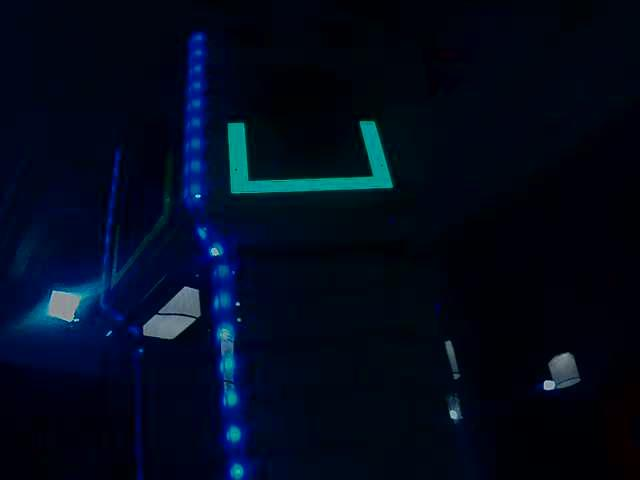
#> input picture vision/images/15.jpg, 640 x 480 px
$ jupyter execute 'Masking the Target.ipynb'   (shell and % lines are left out)
#> lines starting #> are read from the running program, lines starting #| are printed output that depends on the picture; after the words box and inside, x2 and y2 are one past the last pixel; in counts of white or black regions, pixels touching at a corner belong together
# Masking the Target
Let's experiment with several ways to isolate, or mask, the target in a sample image.

[cell 1]
import cv2
from matplotlib import pyplot as plt
import numpy as np
plt.rcParams['image.cmap'] = 'gray'

We use OpenCV to open the file and load into a `numpy` array. OpenCV loads the array with pixels in BGR order so we need to convert to RGB for displaying using `matplotlib`.

## The Original Image

[cell 2]
bgr_image = cv2.imread("images/15.jpg")
#> bgr_image is the input picture: shape (480, 640, 3); mean B, G, R 28.2, 10.3, 1.9
plt.imshow(cv2.cvtColor(bgr_image, cv2.COLOR_BGR2RGB))
plt.show()

## Simple Grayscale Thresholding
A simple technique to obtaining a mask of our target is to use the [`cv2.threshold`](http://docs.opencv.org/2.4/modules/imgproc/doc/miscellaneous_transformations.html#threshold) function. This OpenCV [thresholding tutorial](http://docs.opencv.org/2.4/doc/tutorials/imgproc/threshold/threshold.html) has more information about how thresholding works.
The threshold function expects one channel of data so we'll convert our three-channel color BGR image to grayscale using [`cv2.cvtColor`](http://docs.opencv.org/2.4/modules/imgproc/doc/miscellaneous_transformations.html#cvtcolor). We also apply [`cv2.GaussianBlur`](http://docs.opencv.org/2.4.13/modules/imgproc/doc/filtering.html?#gaussianblur) to reduce some of the high-frequency noise we are not interested in.

[cell 3]
# convert to grayscale and apply blur
grayscale_image = cv2.cvtColor(bgr_image, cv2.COLOR_BGR2GRAY)
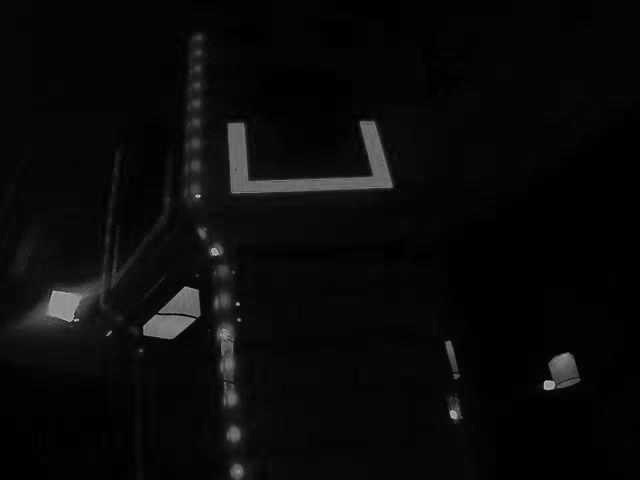
#> grayscale_image: shape (480, 640); min 0, max 213, mean 9.8
grayscale_blurred_image = cv2.GaussianBlur(grayscale_image, (5, 5), 0)
plt.imshow(grayscale_blurred_image)
plt.show()

Applying simple thresholding requires us to select the threshold value, `T`, manually. All pixel values less than `T` in our grayscale image are set to 0 and all pixels greater than `T` are set to 255.

[cell 4]
T = 99
(T, bw_thresholded_image) = cv2.threshold(grayscale_blurred_image, T, 255, cv2.THRESH_BINARY)
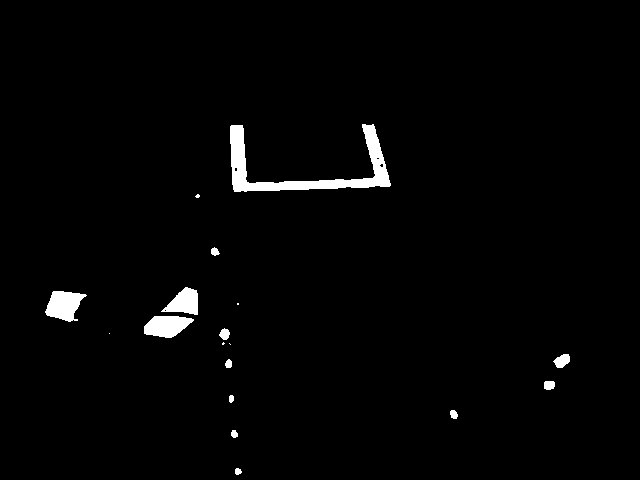
#> bw_thresholded_image: shape (480, 640); 1.9% white; 18 white regions (5 under 20 px), largest, box (x1, y1, x2, y2) and area: (230, 124, 391, 192) 2888, (45, 291, 87, 322) 838, (144, 316, 194, 338) 788
#> T = 99
plt.imshow(bw_thresholded_image)
plt.show()

## BGR Color Range Selection
The simple grayscale threshold operation produced a decent result but we still have some large masked areas from the high-intensity pixels in some of the background lights in the original image. Let's see if we can do better by using the color information present in the original image.

We know that the target is reflecting a green light from the target so we'll select all pixels that fall within a color range for our target mask.

A repeatable method for getting a good BGR color range requires us to look at each channel. We sampled the target color using Photoshop and got the RGB values below. We'll create a standard deviation range around each of the average (mean) channel value of our sampled target color.

<table>
<tr><th>Blue</th><th>Green</th><th>Red</th></tr>
<tr>
<td></td>
<td></td>
<td></td>
</tr>
<tr>
<td>Mean: 141<br/>Std Dev: 15</td>
<td>Mean: 145<br/>Std Dev: 15</td>
<td>Mean: 8<br/>Std Dev: 17</td>
</tr>
</table>

[cell 5]
num_std_dev = 3
bgr_target_color = (141, 145, 8)
bgr_target_lower = (141 - num_std_dev*15, 144 - num_std_dev*15, 0)
bgr_target_upper = (141 + num_std_dev*15, 145 + num_std_dev*15, 8 + num_std_dev*17)

plt.subplot(1, 3, 1)
plt.imshow(cv2.cvtColor(np.uint8([[bgr_target_lower]*100]*100), cv2.COLOR_BGR2RGB))
plt.subplot(1, 3, 2)
plt.imshow(cv2.cvtColor(np.uint8([[bgr_target_color]*100]*100), cv2.COLOR_BGR2RGB))
plt.subplot(1, 3, 3)
plt.imshow(cv2.cvtColor(np.uint8([[bgr_target_upper]*100]*100), cv2.COLOR_BGR2RGB))
plt.show()
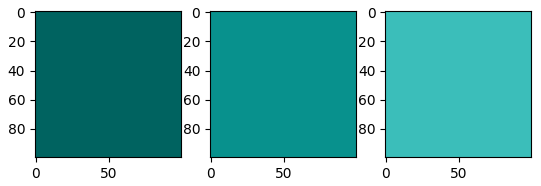
#> figure drawn by matplotlib, 3 panels

[cell 6]
bgr_blurred_image = cv2.GaussianBlur(bgr_image, (5, 5), 0)
bgr_inrange_image = cv2.inRange(bgr_blurred_image, bgr_target_lower, bgr_target_upper)
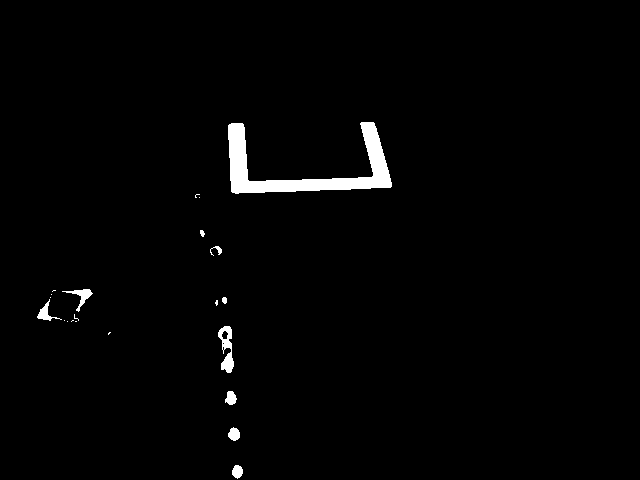
#> bgr_inrange_image: shape (480, 640); 1.6% white; 22 white regions (12 under 20 px), largest, box (x1, y1, x2, y2) and area: (228, 122, 392, 194) 3744, (218, 326, 234, 373) 396, (62, 289, 93, 312) 199
plt.imshow(bgr_inrange_image)
plt.show()

## HSV Color Range Selection
The BGR color range selection looks to be better than simple grayscale thresholding, but how will it stand up to changes in camera range and light levels?

We'll now select pixels that fall within a range of two HSV colors. As before we looked at the image in Photoshop to select the best average color of the target in this particular image. A simple method of creating a HSV range is to take the sampled hue +/- 10° and always a large range for saturation and brightness. Since OpenCV uses an 8-bit integer in the range of 0-180 to represent the 360° of the color wheel we'll divide our sampled hue by 2.

[cell 7]
hsv_target_color = (178 // 2, 1.0 * 255, .61 * 255)
hsv_target_lower = (hsv_target_color[0] - 5, 100, 100)
hsv_target_upper = (hsv_target_color[0] + 5, 255, 255)

plt.subplot(1, 3, 1)
plt.imshow(cv2.cvtColor(np.uint8([[hsv_target_lower]*100]*100), cv2.COLOR_HSV2RGB))
plt.subplot(1, 3, 2)
plt.imshow(cv2.cvtColor(np.uint8([[hsv_target_color]*100]*100), cv2.COLOR_HSV2RGB))
plt.subplot(1, 3, 3)
plt.imshow(cv2.cvtColor(np.uint8([[hsv_target_upper]*100]*100), cv2.COLOR_HSV2RGB))
plt.show()
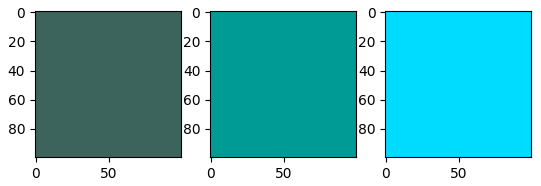
#> figure drawn by matplotlib, 3 panels

[cell 8]
hsv_image = cv2.cvtColor(bgr_image, cv2.COLOR_BGR2HSV)
#> hsv_image: shape (480, 640, 3); mean H, S, V 112.2, 246.6, 28.3
hsv_blurred_image = cv2.GaussianBlur(hsv_image, (5, 5), 0)
#> hsv_blurred_image: shape (480, 640, 3); mean H, S, V 112.2, 246.6, 28.3
hsv_inrange_image = cv2.inRange(hsv_blurred_image, hsv_target_lower, hsv_target_upper)
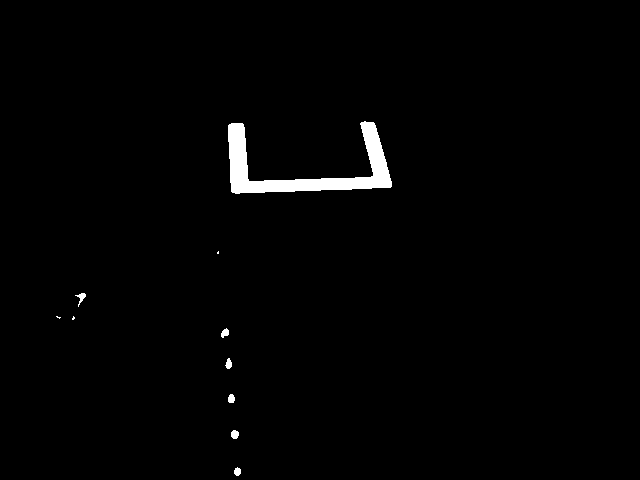
#> hsv_inrange_image: shape (480, 640); 1.3% white; 10 white regions (3 under 20 px), largest, box (x1, y1, x2, y2) and area: (228, 121, 392, 194) 3794, (231, 430, 239, 439) 58, (75, 293, 86, 307) 57
plt.imshow(hsv_inrange_image)
plt.show()

$ run again, with vision/images/20.jpg copied over vision/images/15.jpg
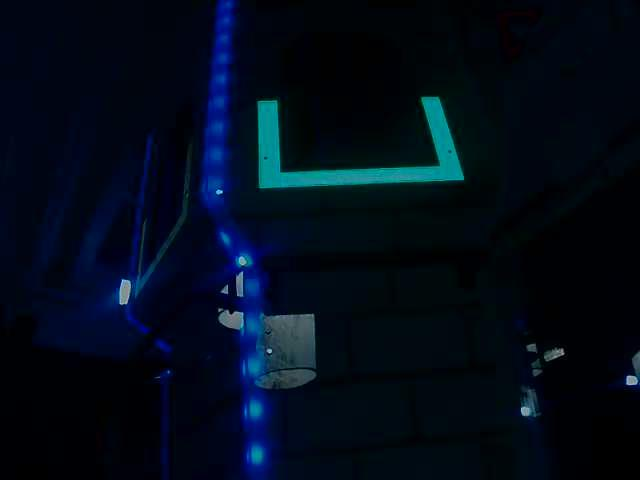
#> input picture vision/images/20.jpg, 640 x 480 px
#> bgr_image is the input picture: shape (480, 640, 3); mean B, G, R 25.2, 11.2, 1.8
#> `(T, bw_thresholded_image) = cv2.threshold(grayscale_blurred_image, T, ..`:
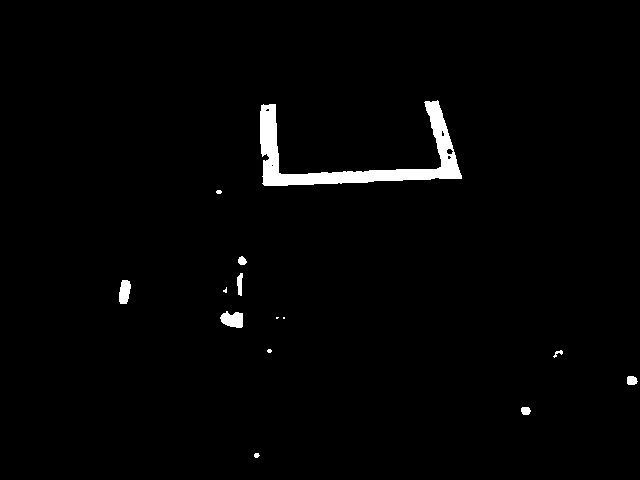
#> bw_thresholded_image: shape (480, 640); 1.7% white; 14 white regions (4 under 20 px), largest, box (x1, y1, x2, y2) and area: (260, 100, 462, 186) 4342, (220, 311, 243, 328) 291, (119, 280, 131, 304) 227
#> T = 99
#> bgr_inrange_image: shape (480, 640); 2% white; 22 white regions (16 under 20 px), largest, box (x1, y1, x2, y2) and area: (258, 97, 464, 188) 5659, (252, 448, 262, 462) 118, (250, 404, 260, 416) 102, (250, 361, 260, 373) 96, (242, 256, 251, 265) 47, (237, 258, 243, 266) 20
#> hsv_image: shape (480, 640, 3); mean H, S, V 106.7, 240.1, 25.3
#> hsv_blurred_image: shape (480, 640, 3); mean H, S, V 106.7, 240.1, 25.3
#> `hsv_inrange_image = cv2.inRange(hsv_blurred_image, hsv_target_lower, h..`:
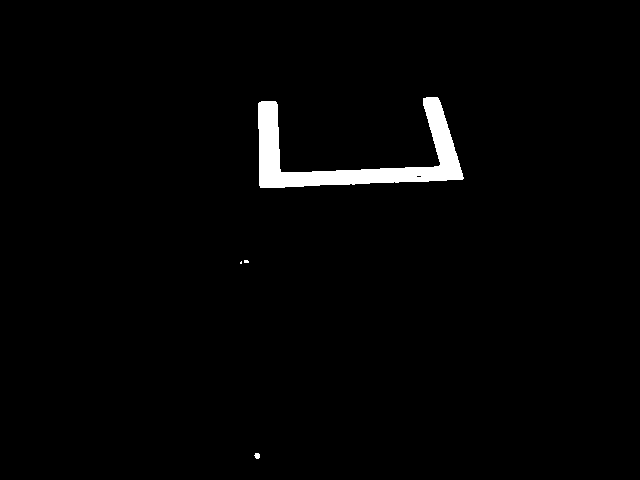
#> hsv_inrange_image: shape (480, 640); 1.9% white; 4 white regions (2 under 20 px), largest, box (x1, y1, x2, y2) and area: (258, 97, 464, 188) 5732, (254, 453, 260, 459) 28
